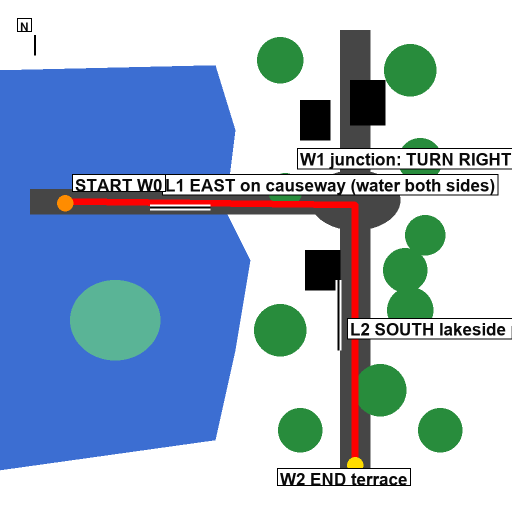
#> input picture yym_route_v4.png, 1024 x 1024 px, found by its file name (shown at 1/2 size)
$ python compile_v4.py
#> lines starting #> are read from the running program, lines starting #| are printed output that depends on the picture
"""v4 compile: 5 map-conditioned hops (Ref2V route-map + prev-frame refs), anchor-dup drop,
FIXED overlays only: annotated route map inset top-left + one fixed caption top-right."""
import av
import numpy as np
from PIL import Image, ImageDraw, ImageFont
from pathlib import Path

OUT_DIR = Path(r"C:\Users\yunlei\AppData\Local\Comfy-Desktop\ComfyUI-Shared\output")
BASE = Path(r"C:\Users\yunlei\.zcode\workspace\default\h3_map_baseline")
OUT_VID = BASE / "continuous_yym_v4_mapeveryhop.mp4"
W, H = 1344, 768

SEGMENTS = [
    "h3v4_h1_00001_.mp4",
    "h2_00001_.mp4",
    "h3v4_h3_00001_.mp4",
    "h3v4_h4_00001_.mp4",
    "h3v4_h5_00001_.mp4",
]

CAPTION = "Map conditions EVERY segment: route-map + prev-frame refs per hop   MiniMax H3"
FONT_CAP = ImageFont.truetype(r"C:\Windows\Fonts\arial.ttf", 20)


def load_map_inset():
    m = Image.open(BASE / "yym_route_v4.png").convert("RGBA")  # user-visible labelled map
    m.thumbnail((300, 300), Image.LANCZOS)
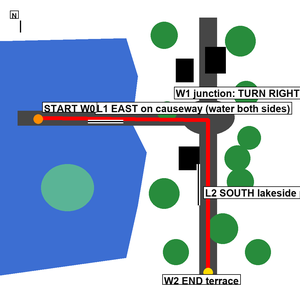
#> m: PIL image 300x300 RGBA; mean R, G, B, A 160.8, 180.2, 203.7, 255
    tile = Image.new("RGBA", (m.width + 16, m.height + 16), (0, 0, 0, 150))
    tile.alpha_composite(m, (8, 8))
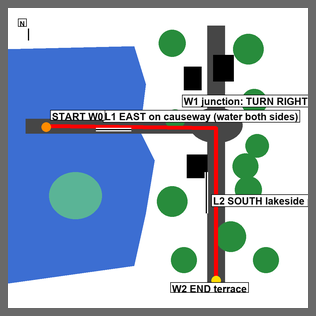
#> tile: PIL image 316x316 RGBA; mean R, G, B, A 144.9, 162.4, 183.6, 244.6; transparent parts drawn white
    return tile


def main():
    tile = load_map_inset()
    missing = [n for n in SEGMENTS if not (OUT_DIR / n).exists()]
    if missing:
        print("MISSING:", missing)
        return
    out = av.open(str(OUT_VID), mode="w")
    os_ = out.add_stream("h264", rate=24)
    os_.width, os_.height, os_.pix_fmt = W, H, "yuv420p"
    os_.options = {"crf": "19", "preset": "veryfast"}
    total = 0
    for idx, name in enumerate(SEGMENTS):
        with av.open(str(OUT_DIR / name)) as inp:
            n = 0
            for frame in inp.decode(inp.streams.video[0]):
                n += 1
                if idx > 0 and n == 1:
                    continue
                img = Image.fromarray(frame.to_ndarray(format="rgb24")).convert("RGBA")
                ov = Image.new("RGBA", img.size, (0, 0, 0, 0))
                d = ImageDraw.Draw(ov)
                ov.alpha_composite(tile, (14, 14))
                bb = d.textbbox((0, 0), CAPTION, font=FONT_CAP)
                tw = bb[2] - bb[0]
                d.rectangle([W - tw - 34, 14, W - 12, 46], fill=(0, 0, 0, 150))
                d.text((W - tw - 23, 21), CAPTION, font=FONT_CAP, fill=(255, 230, 80, 255))
                arr = np.array(Image.alpha_composite(img, ov).convert("RGB"))
                for pkt in os_.encode(av.VideoFrame.from_ndarray(arr, format="rgb24")):
                    out.mux(pkt)
                total += 1
        print(f"seg {idx+1}/5 {name} (cum {total})")
    for pkt in os_.encode():
        out.mux(pkt)
    out.close()
    print(f"DONE {OUT_VID}  {total} frames ~{total/24:.1f}s {OUT_VID.stat().st_size/1e6:.1f} MB")


if __name__ == "__main__":
    main()
